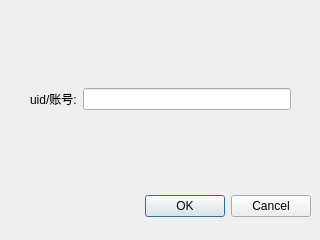
<?xml version="1.0" encoding="UTF-8"?>
<ui version="4.0">
 <class>AddFriendsDialog</class>
 <widget class="QDialog" name="AddFriendsDialog">
  <property name="geometry">
   <rect>
    <x>0</x>
    <y>0</y>
    <width>320</width>
    <height>240</height>
   </rect>
  </property>
  <property name="windowTitle">
   <string>添加好友</string>
  </property>
  <widget class="QDialogButtonBox" name="buttonBox">
   <property name="geometry">
    <rect>
     <x>10</x>
     <y>181</y>
     <width>301</width>
     <height>51</height>
    </rect>
   </property>
   <property name="orientation">
    <enum>Qt::Horizontal</enum>
   </property>
   <property name="standardButtons">
    <set>QDialogButtonBox::Cancel|QDialogButtonBox::Ok</set>
   </property>
  </widget>
  <widget class="QWidget" name="widget" native="true">
   <property name="geometry">
    <rect>
     <x>30</x>
     <y>80</y>
     <width>261</width>
     <height>38</height>
    </rect>
   </property>
   <layout class="QHBoxLayout" name="horizontalLayout">
    <item>
     <widget class="QLabel" name="label">
      <property name="text">
       <string>uid/账号:</string>
      </property>
     </widget>
    </item>
    <item>
     <widget class="QLineEdit" name="lineEdit">
      <property name="maxLength">
       <number>16</number>
      </property>
     </widget>
    </item>
   </layout>
  </widget>
 </widget>
 <resources/>
 <connections>
  <connection>
   <sender>buttonBox</sender>
   <signal>accepted()</signal>
   <receiver>AddFriendsDialog</receiver>
   <slot>accept()</slot>
   <hints>
    <hint type="sourcelabel">
     <x>248</x>
     <y>254</y>
    </hint>
    <hint type="destinationlabel">
     <x>157</x>
     <y>274</y>
    </hint>
   </hints>
  </connection>
  <connection>
   <sender>buttonBox</sender>
   <signal>rejected()</signal>
   <receiver>AddFriendsDialog</receiver>
   <slot>reject()</slot>
   <hints>
    <hint type="sourcelabel">
     <x>316</x>
     <y>260</y>
    </hint>
    <hint type="destinationlabel">
     <x>286</x>
     <y>274</y>
    </hint>
   </hints>
  </connection>
 </connections>
</ui>
